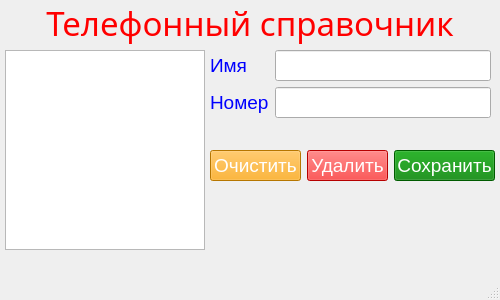
<?xml version="1.0" encoding="UTF-8"?>
<ui version="4.0">
 <class>MainWindow</class>
 <widget class="QMainWindow" name="MainWindow">
  <property name="geometry">
   <rect>
    <x>0</x>
    <y>0</y>
    <width>500</width>
    <height>300</height>
   </rect>
  </property>
  <property name="windowTitle">
   <string>MainWindow</string>
  </property>
  <widget class="QWidget" name="centralwidget">
   <widget class="QLabel" name="labelTitleWindow">
    <property name="geometry">
     <rect>
      <x>0</x>
      <y>0</y>
      <width>500</width>
      <height>50</height>
     </rect>
    </property>
    <property name="font">
     <font>
      <family>Sylfaen</family>
      <pointsize>25</pointsize>
      <bold>false</bold>
     </font>
    </property>
    <property name="styleSheet">
     <string notr="true">color: red;</string>
    </property>
    <property name="text">
     <string>Телефонный справочник</string>
    </property>
    <property name="alignment">
     <set>Qt::AlignHCenter|Qt::AlignTop</set>
    </property>
   </widget>
   <widget class="QListWidget" name="listPhones">
    <property name="geometry">
     <rect>
      <x>5</x>
      <y>50</y>
      <width>200</width>
      <height>200</height>
     </rect>
    </property>
   </widget>
   <widget class="QWidget" name="formLayoutWidget">
    <property name="geometry">
     <rect>
      <x>210</x>
      <y>50</y>
      <width>281</width>
      <height>81</height>
     </rect>
    </property>
    <layout class="QFormLayout" name="InputForm">
     <item row="0" column="0">
      <widget class="QLabel" name="labelName">
       <property name="font">
        <font>
         <pointsize>14</pointsize>
        </font>
       </property>
       <property name="styleSheet">
        <string notr="true">color: blue;</string>
       </property>
       <property name="text">
        <string>Имя</string>
       </property>
      </widget>
     </item>
     <item row="0" column="1">
      <widget class="QLineEdit" name="inputName">
       <property name="font">
        <font>
         <pointsize>14</pointsize>
        </font>
       </property>
       <property name="styleSheet">
        <string notr="true">color: blue;</string>
       </property>
      </widget>
     </item>
     <item row="1" column="0">
      <widget class="QLabel" name="labelPhone">
       <property name="font">
        <font>
         <pointsize>14</pointsize>
        </font>
       </property>
       <property name="styleSheet">
        <string notr="true">color: blue;</string>
       </property>
       <property name="text">
        <string>Номер</string>
       </property>
      </widget>
     </item>
     <item row="1" column="1">
      <widget class="QLineEdit" name="inputPhone">
       <property name="font">
        <font>
         <pointsize>14</pointsize>
        </font>
       </property>
       <property name="styleSheet">
        <string notr="true">color: blue;</string>
       </property>
      </widget>
     </item>
    </layout>
   </widget>
   <widget class="QWidget" name="horizontalLayoutWidget">
    <property name="geometry">
     <rect>
      <x>210</x>
      <y>140</y>
      <width>285</width>
      <height>51</height>
     </rect>
    </property>
    <layout class="QHBoxLayout" name="ButtonBar">
     <item>
      <widget class="QPushButton" name="buttonClear">
       <property name="font">
        <font>
         <pointsize>14</pointsize>
        </font>
       </property>
       <property name="cursor">
        <cursorShape>PointingHandCursor</cursorShape>
       </property>
       <property name="styleSheet">
        <string notr="true">background-color: orange;
color: white;</string>
       </property>
       <property name="text">
        <string>Очистить</string>
       </property>
      </widget>
     </item>
     <item>
      <widget class="QPushButton" name="buttonDelete">
       <property name="font">
        <font>
         <pointsize>14</pointsize>
        </font>
       </property>
       <property name="cursor">
        <cursorShape>PointingHandCursor</cursorShape>
       </property>
       <property name="styleSheet">
        <string notr="true">background-color: red;
color: white;</string>
       </property>
       <property name="text">
        <string>Удалить</string>
       </property>
      </widget>
     </item>
     <item>
      <widget class="QPushButton" name="buttonSave">
       <property name="font">
        <font>
         <pointsize>14</pointsize>
        </font>
       </property>
       <property name="cursor">
        <cursorShape>PointingHandCursor</cursorShape>
       </property>
       <property name="styleSheet">
        <string notr="true">background-color: green;
color: white;</string>
       </property>
       <property name="text">
        <string>Сохранить</string>
       </property>
      </widget>
     </item>
    </layout>
   </widget>
  </widget>
  <widget class="QMenuBar" name="menubar">
   <property name="geometry">
    <rect>
     <x>0</x>
     <y>0</y>
     <width>500</width>
     <height>21</height>
    </rect>
   </property>
  </widget>
  <widget class="QStatusBar" name="statusbar"/>
 </widget>
 <resources/>
 <connections/>
</ui>
